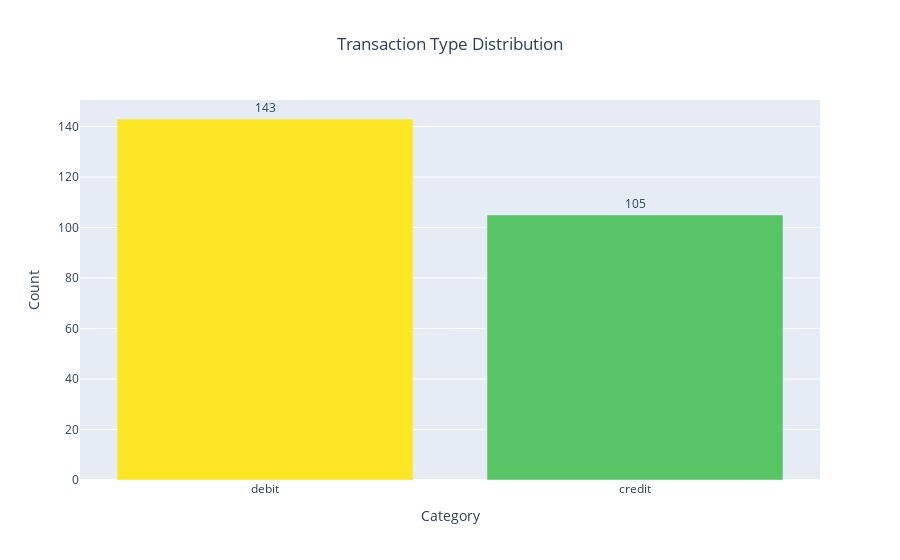

The cell this chart's notebook holds for it:
### Markdown cell above
#### Transaction Type Distribution

### Code cell
df_trans=df['Transaction Type'].value_counts().to_frame().reset_index().rename(columns={'index':'Transaction Type','Transaction Type':'count'})

fig = go.Figure(go.Bar(
    x=df_trans['Transaction Type'],y=df_category['count'],
    marker={'color': df_category['count'], 
    'colorscale': 'Viridis'},  
    text=df_category['count'],
    textposition = "outside",
))
fig.update_layout(title_text='Transaction Type Distribution',xaxis_title="Category",yaxis_title="Count",title_x=0.5)
fig.show()

### Figure 1 — Plotly figure (JSON) as saved in the notebook; plotly's stock layout.template omitted (floating-point values rounded to 4 significant figures)
{"data": [{"marker": {"color": [143, 105, 81, 63, 60, 52, 46, 36, 31, 25, 21, 21, 21, 21, 18, 18, 16, 13, 8, 4, 2, 1], "colorscale": [[0, "#440154"], [0.1111, "#482878"], [0.2222, "#3e4989"], [0.3333, "#31688e"], [0.4444, "#26828e"], [0.5556, "#1f9e89"], [0.6667, "#35b779"], [0.7778, "#6ece58"], [0.8889, "#b5de2b"], [1, "#fde725"]]}, "text": [143, 105, 81, 63, 60, 52, 46, 36, 31, 25, 21, 21, 21, 21, 18, 18, 16, 13, 8, 4, 2, 1], "textposition": "outside", "type": "bar", "x": ["debit", "credit"], "y": [143, 105, 81, 63, 60, 52, 46, 36, 31, 25, 21, 21, 21, 21, 18, 18, 16, 13, 8, 4, 2, 1]}], "layout": {"title": {"text": "Transaction Type Distribution", "x": 0.5}, "xaxis": {"title": {"text": "Category"}}, "yaxis": {"title": {"text": "Count"}}}}
